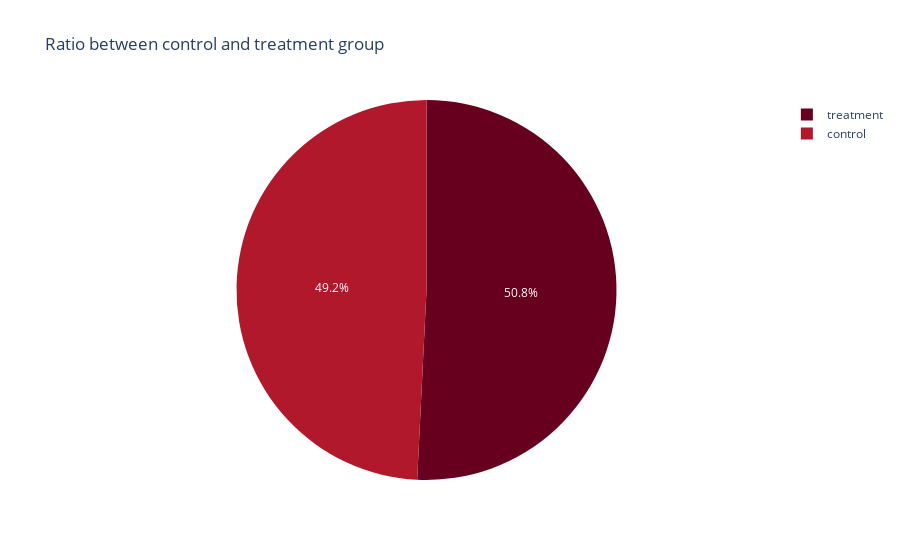

The notebook cell saved with this chart:
### Code cell
values = np.array([control_prop,treatment_prop])
names = np.array(['control','treatment'])
px.pie(data_frame =df2,names = names ,values = values ,labels ={"group":'control',"group":'treatment'},title = 'Ratio between control and treatment group',color_discrete_sequence=px.colors.sequential.RdBu)

### Figure 1 — Plotly figure (JSON) as saved in the notebook; plotly's stock layout.template omitted (floating-point values rounded to 4 significant figures)
{"data": [{"domain": {"x": [0, 1], "y": [0, 1]}, "hovertemplate": "label=%{label}<br>value=%{value}<extra></extra>", "labels": ["control", "treatment"], "legendgroup": "", "name": "", "showlegend": true, "type": "pie", "values": [0.4922, 0.5078]}], "layout": {"autosize": true, "legend": {"tracegroupgap": 0}, "piecolorway": ["rgb(103,0,31)", "rgb(178,24,43)", "rgb(214,96,77)", "rgb(244,165,130)", "rgb(253,219,199)", "rgb(247,247,247)", "rgb(209,229,240)", "rgb(146,197,222)", "rgb(67,147,195)", "rgb(33,102,172)", "rgb(5,48,97)"], "title": {"text": "Ratio between control and treatment group"}}}
